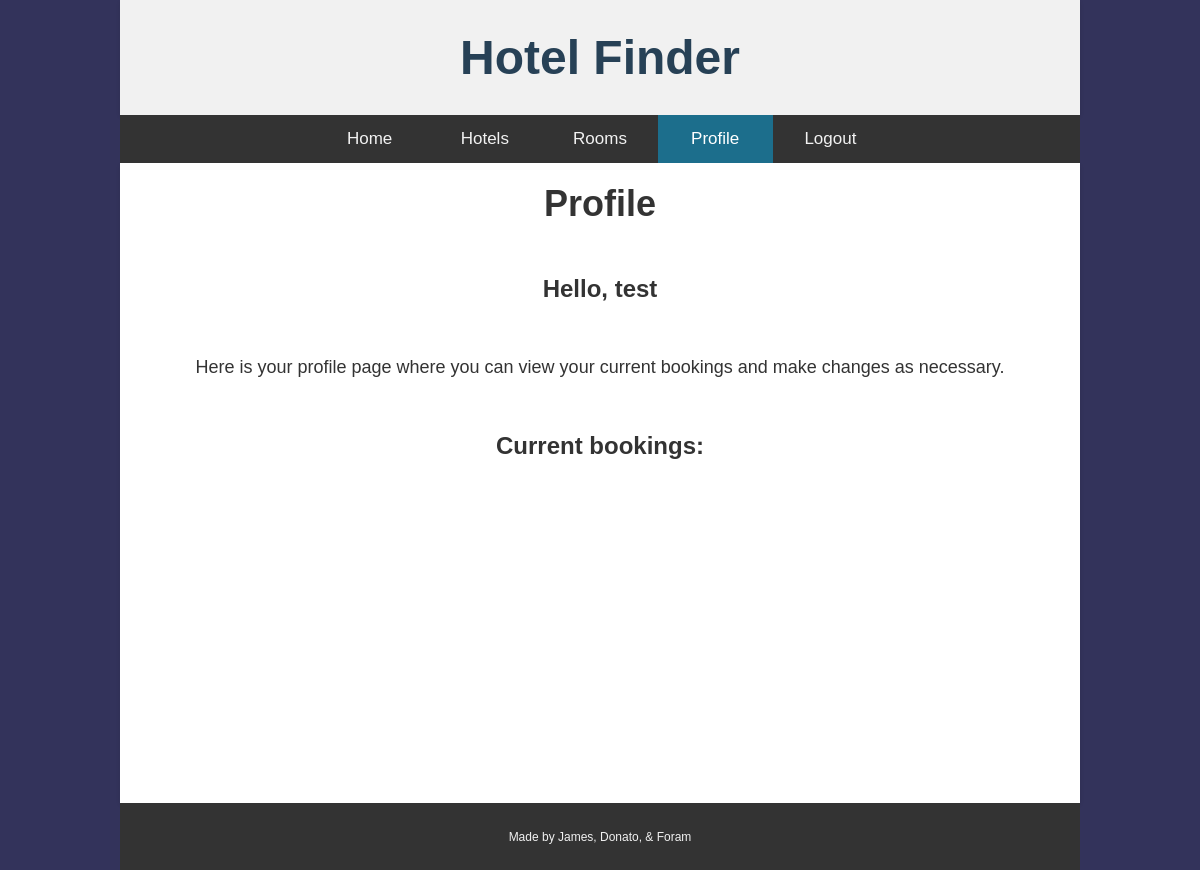
Page /profile (signed in) on the earlier database version.
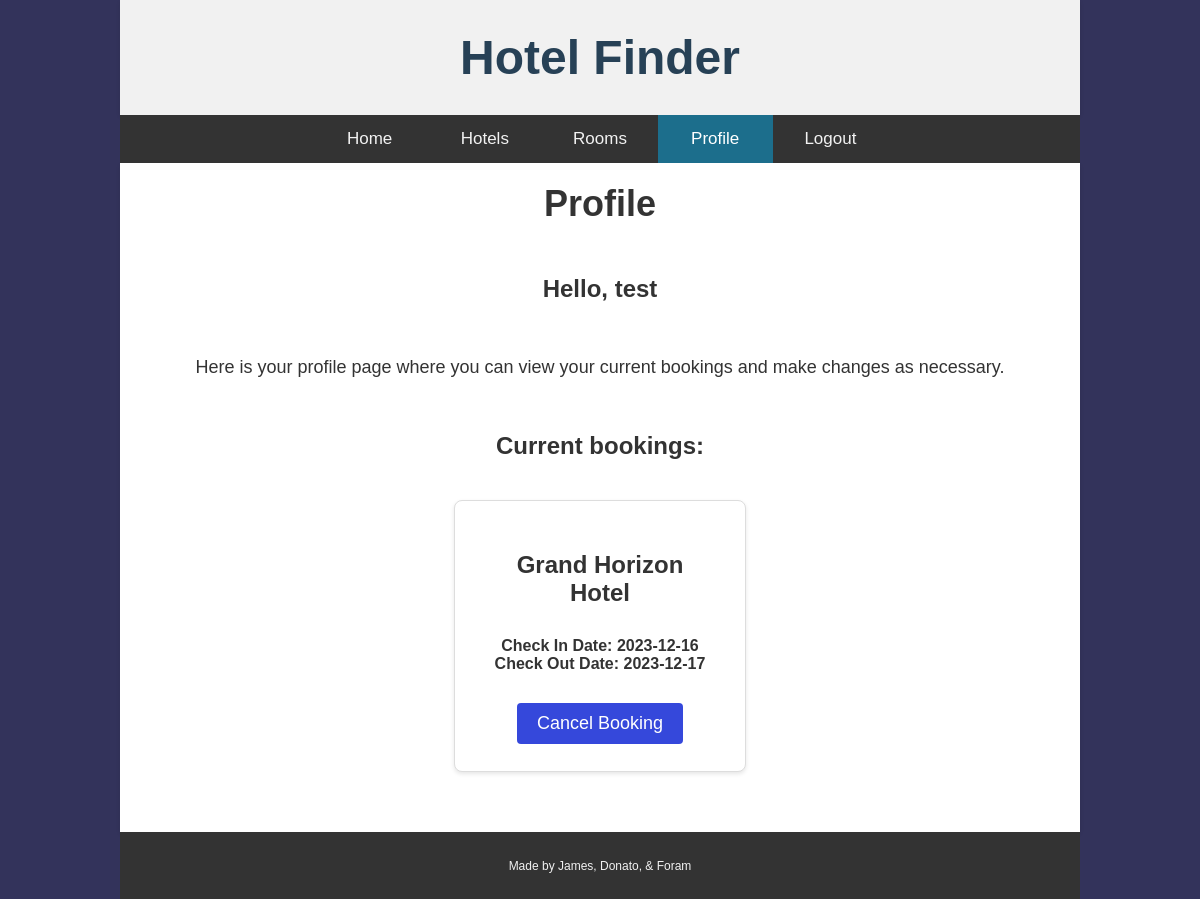
Same page on the later database version.
### website/models.py (models this page shows)
class User(db.Model, UserMixin):
    id = db.Column(db.Integer, primary_key=True)
    email = db.Column(db.String(1000), unique=True)
    name = db.Column(db.String(1000))
    password = db.Column(db.String(1000))
    bookings = db.relationship('Booking')

class Booking(db.Model):
    id = db.Column(db.Integer, primary_key=True)
    check_in_date = db.Column(db.Date())
    check_out_date = db.Column(db.Date())
    hotel_name = db.Column(db.String(1000))
    user_id = db.Column(db.Integer, db.ForeignKey('user.id'))

### website/views.py (the view)
@views.route('/profile')
@login_required
def profile():
    return render_template("profile.html", user=current_user, bookings=current_user.bookings)

### website/__init__.py (called while the page is built)
def create_app():
    app = Flask(__name__)
    app.config['SECRET_KEY'] = 'key'
    app.config['SQLALCHEMY_DATABASE_URI'] = f'sqlite:///{DB_NAME}'  # storing our db into a folder
    db.init_app(app)
    from .views import views
    from .auth import auth
    app.register_blueprint(views, url_prefix='/')
    app.register_blueprint(auth, url_prefix='/')
    from .models import User, Hotel, Room, Booking
    with app.app_context():
        db.create_all()
    login_manager = LoginManager()
    login_manager.login_view = 'auth.login'
    login_manager.init_app(app)
    @login_manager.user_loader
    def load_user(id):
        return User.query.get(int(id))
    return app

### website/templates/profile.html (shortened to what this page needs)
<!DOCTYPE html>
<html lang="en">
<head>
    <link rel="stylesheet" href="../static/style.css">
</head>
<body>
    <main>
        <header>
            <a class="homePage" href="/">Hotel Finder</a>
        </header>
        <nav id="navbar">
            {% if user.is_authenticated %}
            <a class="nav-item" id="index" href="/">Home</a>
            <a class="nav-item" id="hotels" href="/hotels">Hotels</a>
            <a class="nav-item" id="rooms" href="/rooms">Rooms</a>
            <a class="nav-item active" id="profile" href="/profile">Profile</a>
            <a class="nav-item" id="logout" href="/logout">Logout</a>
            {% else %}
            <a class="nav-item" id="index" href="/">Home</a>
            <a class="nav-item" id="login" href="/login">Login</a>
            <a class="nav-item" id="signUp" href="/sign-up">Sign Up</a>
            {% endif %}
        </nav>
        <div class="container profile">
            <h1 class="pageTitle">Profile</h1>
            <div class="content">
                <h3>Hello, {{user.name}}</h3>
                <p id="booking-desc">Here is your profile page where you can view your current bookings and make changes
                    as necessary.</p>
                <h2 id="current-bookings">Current bookings: </h2>
                <div class="profile-list">
                    <ul class="list-group list-group-flush" id="bookings">
                        {% for booking in bookings %}
                        <li class="profileBookings">
                            <h3>{{booking.hotel_name}}</h3>
                            <h4>Check In Date: {{booking.check_in_date}}</h4>
                            <h4>Check Out Date: {{booking.check_out_date}}</h4>
                            <button type="button" class="cancelBtn" onClick="removeBooking({{booking.id}})">
                                <span aria-hidden="true">Cancel Booking</span>
                            </button>
                        </li>
                        {% endfor %}
                    </ul>
                </div>
            </div>
        </div>
        <footer>
            <p>Made by James, Donato, & Foram</p>
        </footer>
    </main>
</body>
</html>

### website/static/style.css (style rules this page uses)
* { margin: 0; padding: 0; font-family: sans-serif; }
body { margin: 0; font-size: 28px; font-family: Arial, Helvetica, sans-serif; padding: 0; background-image: linear-gradient(rgba(0, 0, 50, 0.8), rgba(0, 0, 50, 0.8)); color: #333; height: 100%; }
main { width: 80%; text-align: center; margin: auto; }
header { background-color: #fff; padding: 30px; box-shadow: 0 2px 4px rgba(0, 0, 0, 0.1); background-color: #f1f1f1; text-align: center; color: #274156; }
header a { text-decoration: none; color: #274156; font-size: 48px; font-weight: bolder; }
#navbar { display: inline-flex; justify-content: space-between; overflow: hidden; background-color: #333; padding: 0 20% 0 20%; align-items: center; width: 60%; }
#navbar a { float: left; color: #f2f2f2; text-align: center; padding: 14px 16px; text-decoration: none; font-size: 17px; width: 100px; }
#navbar a.active { background-color: #1C6E8C; color: white; }
.container { min-height: 75vh; margin: auto; padding: 20px; background-color: #fff; box-shadow: 0 2px 4px rgba(0, 0, 0, 0.1); display: flex; align-items: center; justify-content: center; }
h1 { font-size: 36px; margin: 0; }
p { line-height: 1.6; margin: 50px 20px 50px 20px; }
footer { bottom: 0; width: 100%; background-color: #333; text-align: center; height: 60px; font-size: 12px; color: #f1f1f1; display: flex; justify-content: center; align-items: center; padding: 5px 0 2px 0; }
footer p { font-size: 12px; }
button { background-color: #3498db; color: #fff; padding: 10px 20px; border: none; border-radius: 4px; font-size: 18px; cursor: pointer; transition: background-color 0.3s ease; }
ul { list-style: none; padding: 0; }
li { display: inline-block; }
h3 { margin: 50px 30px 30px 30px; font-size: 24px; }
.profile { display: block; }
.profile-list { flex-wrap: wrap; padding: 20px; }
.profileBookings { background-color: #fff; border: 1px solid #ddd; border-radius: 8px; padding: 0 20px 20px 20px; margin: 20px; box-shadow: 0 2px 4px rgba(0, 0, 0, 0.1); width: 250px; height: 250px; flex-direction: column; justify-content: space-between; font-size: 16px; }
.cancelBtn { margin: 30px 0 0 0; background-color: #3548db; }
#current-bookings { font-size: 24px; }
#booking-desc { font-size: 18px; }

Differences in the rows shown:
added Booking: hotel_name "Grand Horizon Hotel", check_in_date "2023-12-16", check_out_date "2023-12-17"
